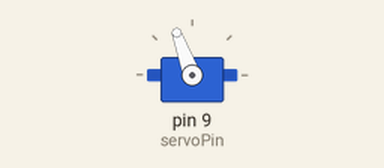
The sketch below on a simulated Arduino Uno, built with avr-gcc and run on an emulated ATmega328P. Parts: servo.

Above: at 0.05 s.
At 10.9 s:
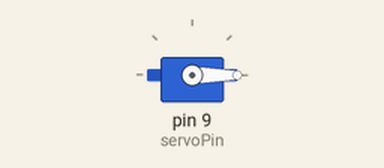
Timing chart, 0 to 14.2 s (numbered marks = the images above):
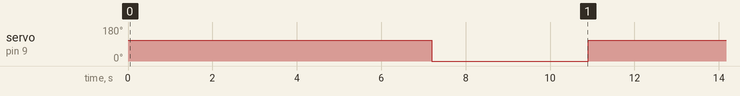

Measured:
- by itself, servo on pin 9 (servoPin): alternates 110° for 7.2 s and 0° for 3.7 s

The sketch:

penetration.ino
```cpp
#include <Servo.h>

const int servoPin = 9;  // Pin connected to the servo signal wire

Servo needleServo;

const int needleIn = 110;   // Angle for needle in position
const int needleOut = 0;   // Angle for needle out position
const int moveDelay = 20;  // Delay between each degree of movement (milliseconds)
const int holdTime = 5000; // Time to hold the needle inside (milliseconds)

void setup() {
  needleServo.attach(servoPin);
  needleServo.write(needleOut); // Initial position
}

void loop() {
  // Move the needle in quickly
  needleServo.write(needleIn);
  delay((needleIn - needleOut) * moveDelay); // Calculate time to move in

  // Hold the needle inside for 5 seconds
  delay(holdTime);

  // Move the needle out quickly
  needleServo.write(needleOut);
  delay((needleIn - needleOut) * moveDelay); // Calculate time to move out

  // Add a delay before the next cycle (optional)
  delay(1500);
}
```
